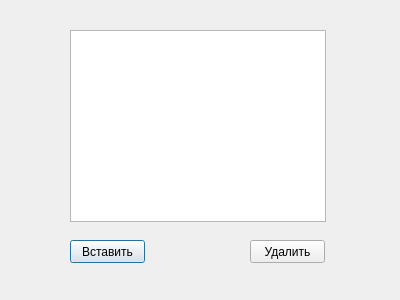
<?xml version="1.0" encoding="UTF-8"?>
<ui version="4.0">
 <class>Locality</class>
 <widget class="QDialog" name="Locality">
  <property name="geometry">
   <rect>
    <x>0</x>
    <y>0</y>
    <width>400</width>
    <height>300</height>
   </rect>
  </property>
  <property name="contextMenuPolicy">
   <enum>Qt::DefaultContextMenu</enum>
  </property>
  <property name="windowTitle">
   <string>Dialog</string>
  </property>
  <widget class="QTableView" name="tableView">
   <property name="geometry">
    <rect>
     <x>70</x>
     <y>30</y>
     <width>256</width>
     <height>192</height>
    </rect>
   </property>
  </widget>
  <widget class="QPushButton" name="insert">
   <property name="geometry">
    <rect>
     <x>70</x>
     <y>240</y>
     <width>75</width>
     <height>23</height>
    </rect>
   </property>
   <property name="text">
    <string>Вставить</string>
   </property>
  </widget>
  <widget class="QPushButton" name="Delete">
   <property name="geometry">
    <rect>
     <x>250</x>
     <y>240</y>
     <width>75</width>
     <height>23</height>
    </rect>
   </property>
   <property name="text">
    <string>Удалить</string>
   </property>
  </widget>
 </widget>
 <resources/>
 <connections/>
</ui>
